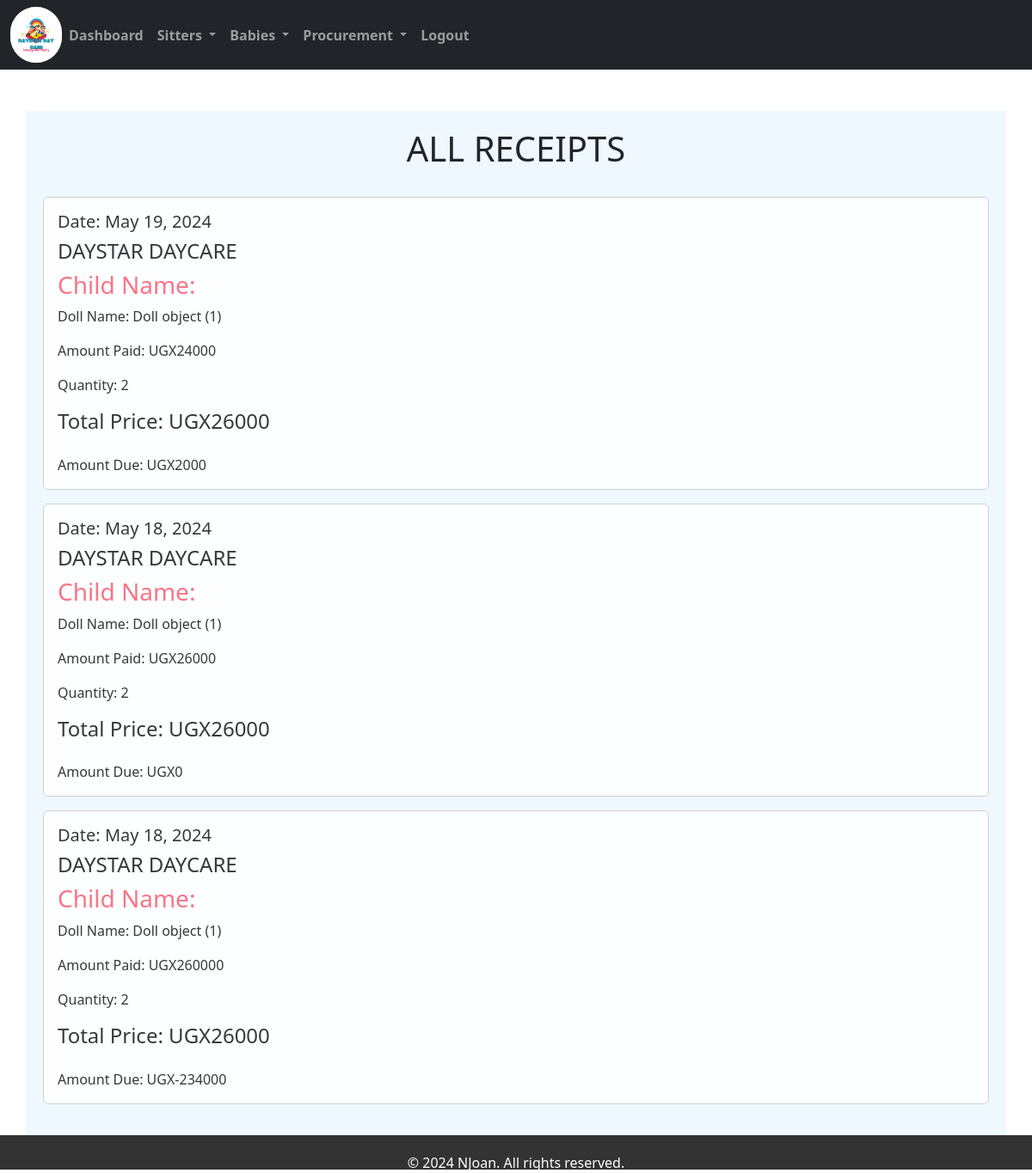
Page /receipt/ (signed in) on the earlier database version.
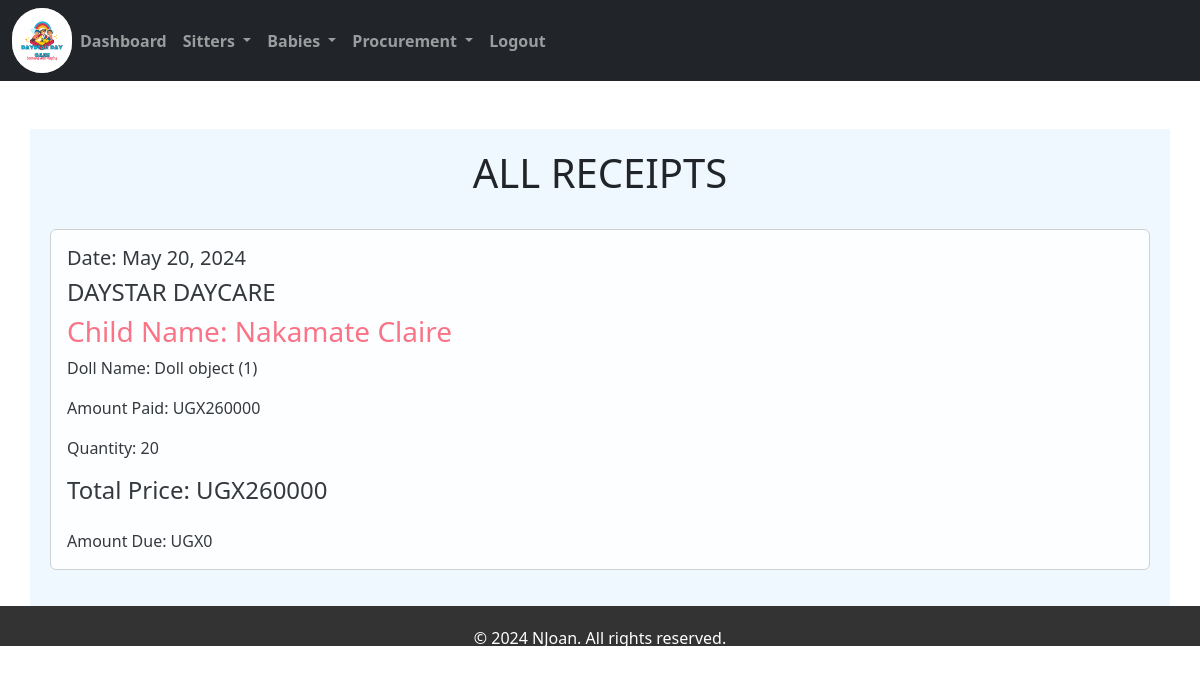
Same page on the later database version.
### home/models.py (models this page shows, shortened)
class Salesrecord(models.Model):
    doll = models.ForeignKey(Doll, on_delete=models.CASCADE, null=False, blank=False)
    payee = models.ForeignKey(Babesform, on_delete=models.CASCADE, null=True, blank=True)
    quantity_sold = models.IntegerField(default=0, null=True, blank=True)
    amount_received = models.IntegerField(default=0, null=True, blank=True)
    sale_date = models.DateField(default=timezone.now, null=True, blank=True)
    unit_price = models.IntegerField(default=0)
    def get_total(self):
        total = self.quantity_sold * self.unit_price
        return int(total)
    def get_change(self):
        change = self.get_total() - self.amount_received
        return int(change)

class Doll(models.Model):
    category_doll = models.ForeignKey(Category_doll, on_delete=models.CASCADE, null=True, blank=True)
    name_of_the_doll = models.CharField(max_length=200, null=True, blank=True)
    quantity = models.IntegerField(default=0)
    issued_quantity = models.IntegerField(default=0, blank=True, null=True)
    received_quantity = models.IntegerField(default=0, null=True, blank=True)
    Unit_price = models.IntegerField(default=0, null=True, blank=True)
    date = models.DateField(default=timezone.now)

class Babesform(models.Model):
    category_stay=models.CharField(max_length=200)
    baby_name = models.CharField(max_length=200)
    age = models.CharField(max_length=200, default=0)
    gender = models.CharField(max_length=100)
    location = models.CharField(max_length=50, null=True, default=None)
    sponsor = models.CharField(max_length=200)
    parentsname = models.CharField(max_length=200)
    babysno = models.CharField(max_length=200, default=0)
    timein = models.DateTimeField()
    brought_by = models.CharField(max_length=200)
    def __str__(self):
        return self.baby_name

### home/views.py (the view)
# urls.py: path('receipt/',views.receipt,name='receipt'),#receipt
@login_required
def receipt(request):
    sales= Salesrecord.objects.all().order_by('-id')
    return render(request,'receipt.html',{'sales':sales})

### home/templates/receipt.html
{% extends 'base.html'%}
{% block content %}
<br /><br>
<div class="container" style="background-color: aliceblue; padding: 20px;">
    <h1 class="text-center">ALL RECEIPTS</h1>
    <br>
    {% for sale in sales %}
    <div class="card mb-3" style="opacity: 0.9; border: 1px solid #ccc;">
        <div class="card-body">
            <h5 class="text-right">Date: {{ sale.sale_date }}</h5>
            <h4 >DAYSTAR DAYCARE</h4>
            <h3 class="card-title" style="color: #FB667A;">Child Name: {{ sale.payee | title }}</h3>
            <p class="card-text">Doll Name: {{ sale.doll }}</p>
            <p class="card-text">Amount Paid: UGX{{ sale.amount_received }}</p>
            <p class="card-text">Quantity: {{ sale.quantity_sold }}</p>
            <h4 class="mb-4">Total Price: UGX{{ sale.get_total }}</h4>
            <div style="display: flex; justify-content: space-between; align-items: center;">
                <p class="card-text">Amount Due: UGX{{ sale.get_change }}</p>
            </div>
        </div>
    </div>
    {% endfor %}
</div>
{% endblock %}

Differences in the rows shown:
removed Salesrecord: sale_date "May 19, 2024", doll "Doll object (1)", amount_received "24000", quantity_sold "2", get_total "26000", get_change "2000"
removed Salesrecord: sale_date "May 18, 2024", doll "Doll object (1)", amount_received "26000", quantity_sold "2", get_total "26000", get_change "0"
changed Salesrecord "Doll object (1)": sale_date "May 18, 2024" → "May 20, 2024"; payee (not shown) → "Nakamate Claire"; quantity_sold "2" → "20"; get_total "26000" → "260000"; get_change "-234000" → "0"
